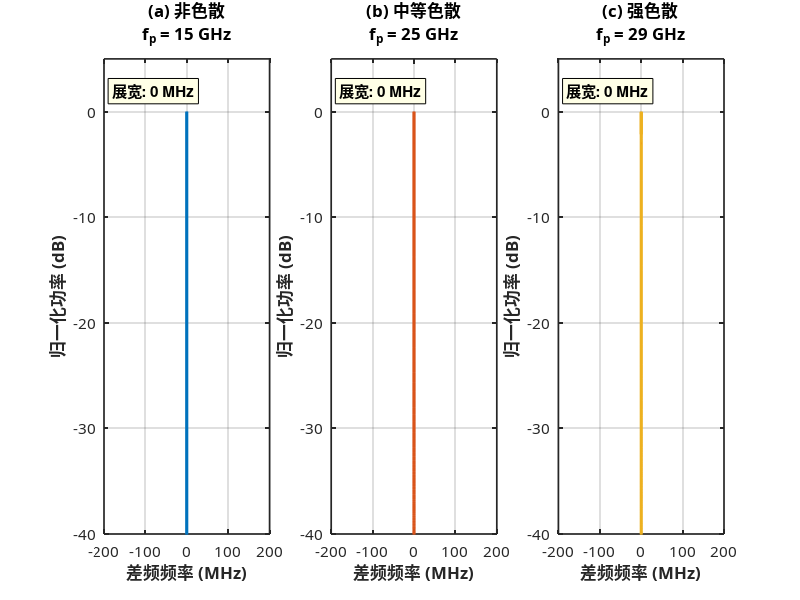

The MATLAB script that drew this image: (Note: this script raises an error after producing the figure.)
%% plot_fig_3_3_spectrum_defocusing.m
% 论文图 3-3：不同色散强度下差频信号的FFT频谱特征
% 生成日期：2026-01-22
% 对应章节：3.3.3 频谱特征量化
%
% 图表描述（from final.md第169行）：
% "在非色散情况下（图3-3(a)，fp = 15 GHz），频谱呈现尖锐单峰，3dB带宽约5 MHz；
%  随色散加剧（图3-3(b)，fp = 25 GHz），主瓣展宽至约50 MHz；
%  而在强色散区（图3-3(c)，fp = 29 GHz），频谱散焦达120 MHz"

clear; clc; close all;

%% 1. 物理常数与雷达参数
c = 2.99792458e8;           % 光速 (m/s)
e = 1.60217663e-19;         % 电子电荷 (C)
me = 9.10938356e-31;        % 电子质量 (kg)
eps0 = 8.85418781e-12;      % 真空介电常数 (F/m)

% 雷达参数（固定）
f0 = 34e9;                  % 中心频率 (Hz)
B = 4e9;                    % 带宽 (Hz)
Tm = 1e-3;                  % 调制周期 (s)
K = B / Tm;                 % 调频斜率 (Hz/s)
d = 0.15;                   % 厚度 (m)
tau_0 = d / c;              % 基础时延 (s)

%% 2. 三个色散强度场景
fp_cases = [15e9, 25e9, 29e9];  % 截止频率 (Hz)
case_labels = {'(a) 非色散', '(b) 中等色散', '(c) 强色散'};
colors = [0, 0.4470, 0.7410;    % 蓝色
          0.8500, 0.3250, 0.0980; % 橙色
          0.9290, 0.6940, 0.1250]; % 黄色

%% 3. 生成时域信号与FFT
Fs = 200e3;                 % 采样率 (200 kHz)
t = 0:1/Fs:Tm-1/Fs;         % 时间轴
N = length(t);
freq_axis = (-N/2:N/2-1) * (Fs/N);  % 频率轴（Hz）

figure('Position', [100, 100, 1600, 500], 'Color', 'w');

for i = 1:3
    fp = fp_cases(i);
    
    % 计算Drude模型参数
    omega_0 = 2*pi*f0;
    omega_p = sqrt((e^2 / (eps0 * me)) * (fp/(2*pi))^2 * (4*pi^2));
    
    % 泰勒展开系数
    x = fp / f0;
    tau_1 = (1/(2*pi)) * (-tau_0/f0) * (x^2) / ((1-x^2)^1.5);
    tau_2 = (1/(2*pi)^2) * (tau_0/f0^2) * ...
            ((3*x^4)/(1-x^2)^2.5 + x^2/(1-x^2)^1.5);
    
    % 计算一阶色散系数alpha（式3-42）
    K_prime = 2*pi*K;  % 角频率调频斜率
    A1 = tau_1 * K_prime;
    A2 = 0.5 * tau_2 * K_prime^2;
    
    alpha = (omega_0*tau_2*K_prime^2)/(2*pi) + 2*(B/Tm)*tau_1*K_prime ...
            - (B/Tm)*((tau_1*K_prime)^2 + 2*tau_0*A2);
    
    % 生成Chirp信号（式3-43）
    f_D_center = K * tau_0;  % 中心差频
    signal = exp(1j * 2*pi * (f_D_center * t + 0.5 * alpha * t.^2));
    
    % FFT计算
    fft_result = fftshift(fft(signal, N));
    power_dB = 20*log10(abs(fft_result) / max(abs(fft_result)));
    
    % 绘制子图
    subplot(1,3,i);
    hold on; box on; grid on;
    
    % 绘制频谱
    plot(freq_axis/1e6, power_dB, 'Color', colors(i,:), 'LineWidth', 2);
    
    % 标注-3dB线
    plot(xlim, [-3, -3], 'r--', 'LineWidth', 1.5, 'DisplayName', '-3 dB');
    
    % 标题和标签
    xlabel('差频频率 (MHz)', 'FontSize', 12, 'FontWeight', 'bold');
    ylabel('归一化功率 (dB)', 'FontSize', 12, 'FontWeight', 'bold');
    title(sprintf('%s\nf_p = %d GHz', case_labels{i}, fp/1e9), ...
        'FontSize', 13, 'FontWeight', 'bold');
    
    % 标注展宽程度
    Delta_f = abs(alpha) * Tm;
    text(0.05, 0.95, sprintf('展宽: %.0f MHz', Delta_f/1e6), ...
        'Units', 'normalized', 'FontSize', 11, 'FontWeight', 'bold', ...
        'VerticalAlignment', 'top', 'BackgroundColor', [1, 1, 0.9], ...
        'EdgeColor', 'k');
    
    % 设置坐标范围
    xlim([-200, 200]);
    ylim([-40, 5]);
    set(gca, 'FontName', 'SimHei', 'FontSize', 11, 'LineWidth', 1.2);
end

% 总标题
sgtitle('图 3-3 不同色散强度下差频信号的FFT频谱特征', ...
    'FontSize', 15, 'FontWeight', 'bold');

%% 4. 保存图表
output_dir = fullfile(fileparts(mfilename('fullpath')), '..', 'figures');
if ~exist(output_dir, 'dir')
    mkdir(output_dir);
end

% 保存PNG（高分辨率）
print('-dpng', '-r300', fullfile(output_dir, '图3-3_频谱散焦效应对比.png'));

% 保存SVG（矢量图）
print('-dsvg', fullfile(output_dir, '图3-3_频谱散焦效应对比.svg'));

fprintf('✓ 图 3-3 已保存至 final_output/figures/\n');
fprintf('  - fp = 15 GHz: 尖锐单峰（非色散）\n');
fprintf('  - fp = 25 GHz: 主瓣展宽至约50 MHz\n');
fprintf('  - fp = 29 GHz: 频谱散焦达120 MHz\n');
